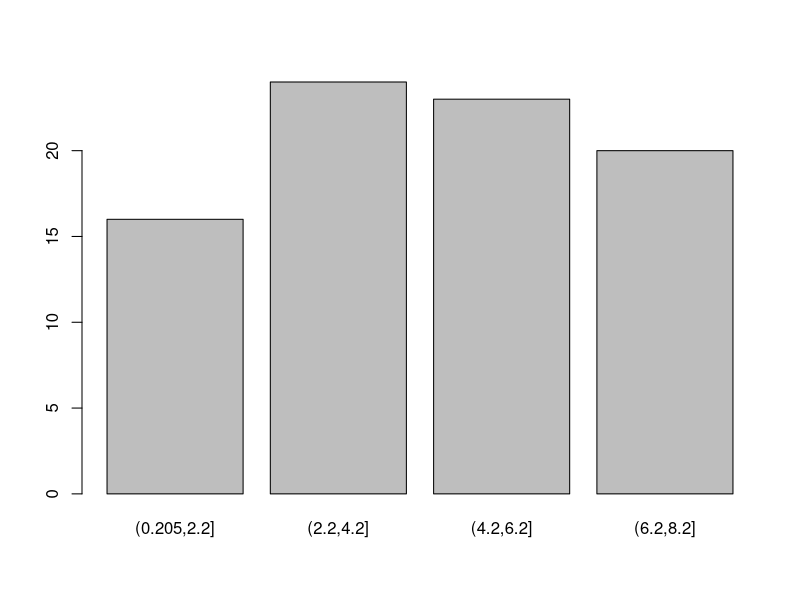
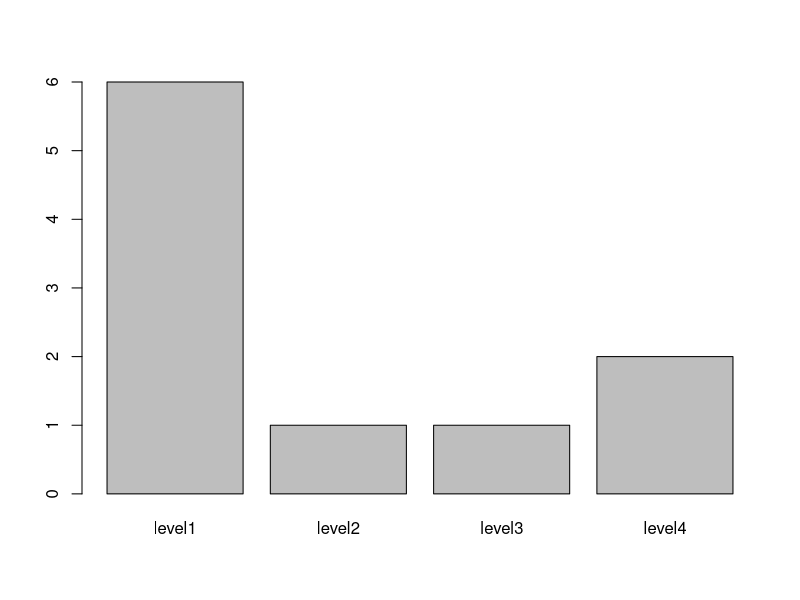
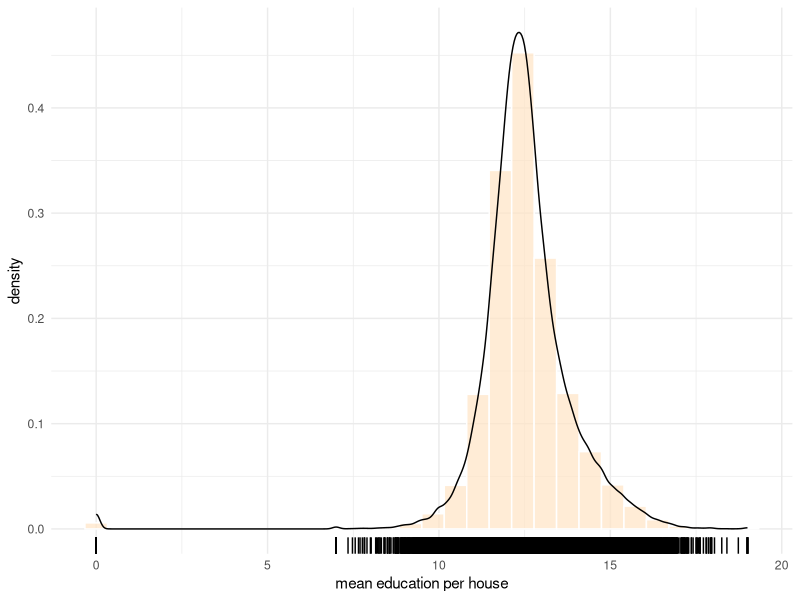

Reproduce these figures in R, in order.
# req of binning is to convert numeric attribute to categorical data
?runif
dataset <- runif(100, 0, 10)
dataset
bins <- 4
min <- min(dataset)
max <- max(dataset)
width <- (max - min) / bins
width <- round(width)
width
?cut
?table
# cut te range of x into interval
cut(dataset, breaks = seq(min, max, width))
table(cut(dataset, breaks = seq(min, max, width)))
barplot(table(cut(dataset, breaks = seq(min, max, width))))


students <- read.csv("data-conversion.csv")
students
# label the income of $10,000 or below as Low.
# label the income between $10,000 and $31,000 as Medium
# label the income above $31,000 AS high

# Create a vector of breakpoints
?Inf
b <- c(-Inf, 10000, 31000, Inf)
b
names <- c("Low", "Medium", "High")

# Cut the vector
students$Income.b <- cut(students$Income, breaks = b, labels = names)
students$Income.b
students

table(cut(students$Income, breaks = b, labels = names))
labels <- c("level1", "level2", "level3", "level4")
barplot(table(cut(students$Income, breaks = 4, labels = c("level1", "level2", "level3", "level4"))))
students$Income.c <- cut(students$Income, breaks = 4, labels = c("level1", "level2", "level3", "level4"))
students
install.packages("dplyr")
install.packages("tidyverse")
install.packages("readr")
library(ggplot2)
library(dplyr)
library(tidyverse)
library(readr)
data <- read_delim("zipIncome.csv", delim = ",")
data
str(data)
summary(data)

data_extract <- data %>% select(MeanEducation, MeanHouseholdIncome)
data_extract
summary(data_extract)


ggplot(data = data_extract, mapping = aes(x = MeanEducation)) +
  geom_histogram(aes(y = ..density..), fill = "bisque", color = "white", alpha = 0.7) +
  geom_density() +
  geom_rug() +
  labs(x = "mean education per house") +
  theme_minimal()